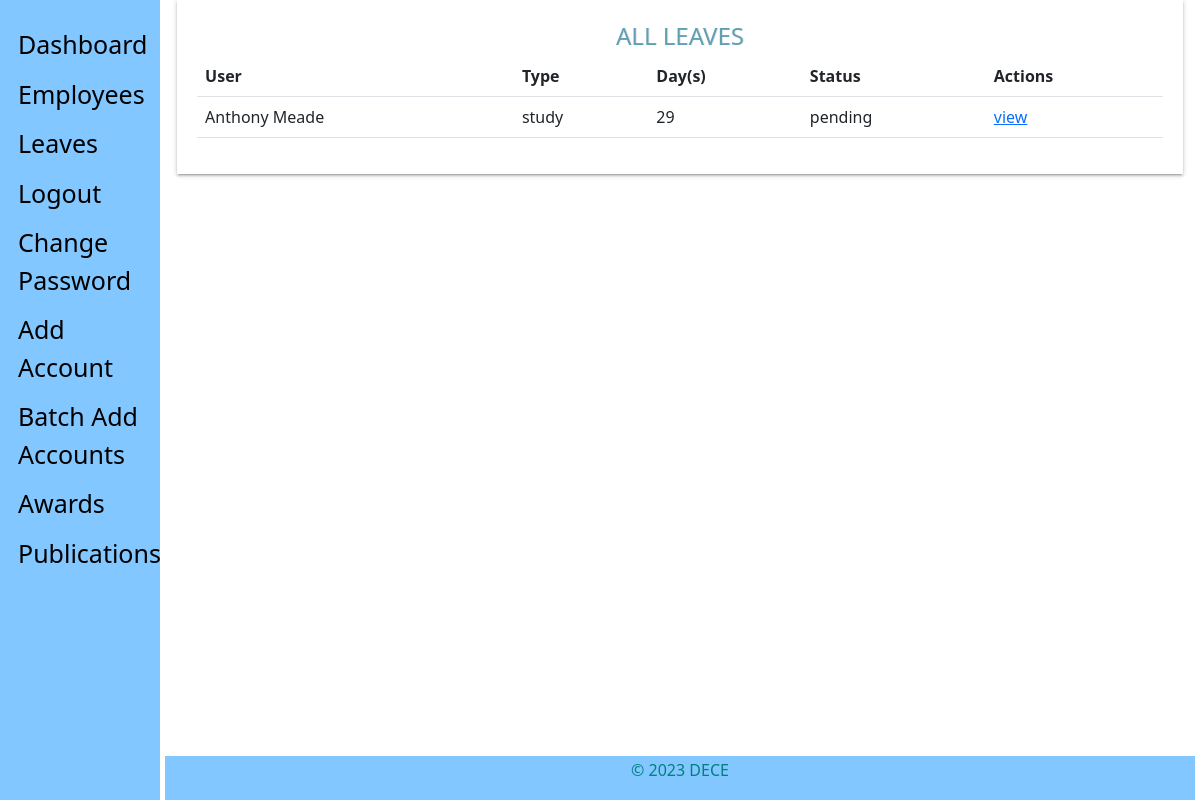
The app's page /admin_view/leaves/pending/ (signed in), older data.
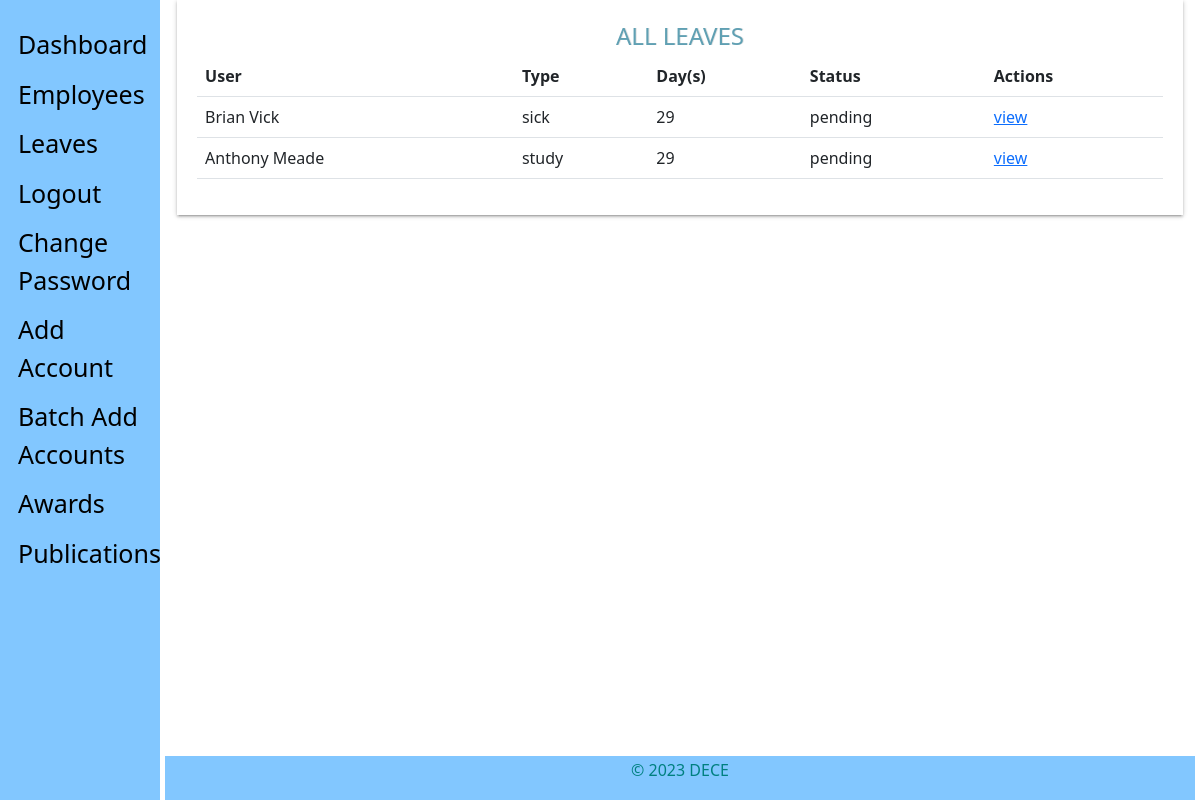
The same page, newer data.
### staff_app/models.py (models this page shows, shortened)
class Leave(models.Model):
    SICK = 'sick'
    CASUAL = 'casual'
    EMERGENCY = 'emergency'
    STUDY = 'study'
    LEAVE_TYPE = (
        (SICK, 'Sick Leave'),
        (CASUAL, 'Casual Leave'),
        (EMERGENCY, 'Emergency Leave'),
        (STUDY, 'Study Leave'),
    )
    DAYS = 30
    user = models.ForeignKey(CustomUser, on_delete=models.CASCADE, default=1)
    startdate = models.DateField(verbose_name=_(
        'Start Date'), help_text='leave start date is on ..', null=True, blank=False)
    enddate = models.DateField(verbose_name=_(
        'End Date'), help_text='coming back on ...', null=True, blank=False)
    leavetype = models.CharField(
        choices=LEAVE_TYPE, max_length=25, default=SICK, null=True, blank=False)
    reason = models.CharField(verbose_name=_('Reason for Leave'), max_length=255,
                              help_text='add additional information for leave', null=True, blank=True)
    defaultdays = models.PositiveIntegerField(verbose_name=_(
        'Leave days per year counter'), default=DAYS, null=True, blank=True)
    status = models.CharField(max_length=12, default='pending')
    is_approved = models.BooleanField(default=False)  # hide
    updated = models.DateTimeField(auto_now=True, auto_now_add=False)
    created = models.DateTimeField(auto_now=False, auto_now_add=True)
    objects = LeaveManager()
    class Meta:
        verbose_name = _('Leave')
        verbose_name_plural = _('Leaves')
        ordering = ['-created']  # recent objects
    @ property
    def leave_days(self):
        days_count = ''
        startdate = self.startdate
        enddate = self.enddate
        if startdate > enddate:
            return
        dates = (enddate - startdate)
        return dates.days
    @ property
    def get_full_name(self):
        user = self.user
        firstname = self.user.first_name
        lastname = self.user.last_name
        fullname = firstname+' '+lastname
        return fullname

### hris_app/models.py (models this page shows)
class CustomUser (AbstractUser):
    ADMINISTRATOR = '1'
    STAFF = '2'
    EMAIL_TO_USER_TYPE_MAP = {
        'administrator': ADMINISTRATOR,
        'staff': STAFF
    }
    user_type_data = ((ADMINISTRATOR, "Administrator"), (STAFF, "Staff"))
    user_type = models.CharField(
        default=1,
        choices=user_type_data,
        max_length=20
    )

### admin_app/views.py (the view)
# urls.py: path('leaves/pending/', views.leaves_list, name="leaves"),
def leaves_list(request):
    if not (request.user.is_authenticated and request.user.is_superuser):
        return redirect('hris:home')
    leaves = Leave.objects.all_pending_leaves()
    context = {
        'leave_list': leaves,
        'title': 'approved leave list'
    }
    return render(request, "admin/view_leaves.html", context)

### admin_app/managers.py (called while the page is built)
    def all_pending_leaves(self):
        return super().get_queryset().filter(status='pending').order_by('-created')  # applying FIFO

### templates/admin/view_leaves.html (shortened to what this page needs)
{% extends 'base.html' %}
{% load static %}
{% block content %}
        <section class="content">
            <section class="container-fluid">
                	<div class="table-responsive table-shadow">
                		<div class="text-center table-description">
                			<h4 class="title-h3" style="color: #60a0b3 !important;
    						text-shadow: 1px 0px rgba(0,0,0,0.11)">ALL LEAVES</h4>
                		</div>
                		<table class="table">
							  <thead>
							    <tr>
							      <th scope="col">User</th>
							      <th scope="col">Type</th>
							      <th scope="col">Day(s)</th>
							      <th scope="col">Status</th>
							      <th scope="col">Actions</th>
							    </tr>
							  </thead>
							  <tbody>
							  	{% for leave in leave_list %}
							    <tr>
							      <td>{{ leave.get_full_name }}</td>
							      <td>{{ leave.leavetype}}</td>
							      <td>{{ leave.leave_days }}</td>
							      <td>{{ leave.status }}</td>
							      <td>
							      	<a href="{% url 'admin_app:leave-employee' leave.id %}">
							      	    <span>view</span>
							      	</a>
							      </td>
							    </tr>
							    {% endfor %}
							  </tbody>
						</table>
					</div>
            </section>
        </section>
 {% endblock %}

Row changes from the older to the newer data that the page shows:
added Leave: get_full_name "Brian Vick", leavetype "sick", leave_days "29", status "pending"
